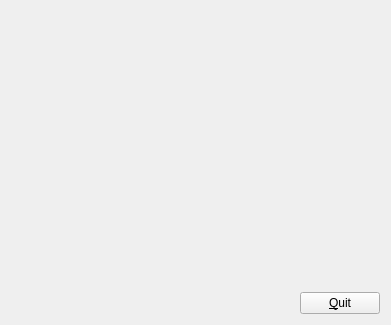
<?xml version="1.0" encoding="UTF-8"?>
<ui version="4.0">
 <class>MainWindow</class>
 <widget class="QMainWindow" name="MainWindow">
  <property name="geometry">
   <rect>
    <x>0</x>
    <y>0</y>
    <width>391</width>
    <height>325</height>
   </rect>
  </property>
  <property name="windowTitle">
   <string>MainWindow</string>
  </property>
  <widget class="QWidget" name="centralWidget">
   <layout class="QHBoxLayout" name="horizontalLayout">
    <item>
     <widget class="GLWidget" name="widget" native="true">
      <property name="sizePolicy">
       <sizepolicy hsizetype="Expanding" vsizetype="Preferred">
        <horstretch>0</horstretch>
        <verstretch>0</verstretch>
       </sizepolicy>
      </property>
     </widget>
    </item>
    <item>
     <layout class="QVBoxLayout" name="verticalLayout">
      <item>
       <spacer name="verticalSpacer">
        <property name="orientation">
         <enum>Qt::Vertical</enum>
        </property>
        <property name="sizeHint" stdset="0">
         <size>
          <width>20</width>
          <height>40</height>
         </size>
        </property>
       </spacer>
      </item>
      <item>
       <widget class="QPushButton" name="pushButton">
        <property name="text">
         <string>&amp;Quit</string>
        </property>
       </widget>
      </item>
     </layout>
    </item>
   </layout>
  </widget>
 </widget>
 <layoutdefault spacing="6" margin="11"/>
 <customwidgets>
  <customwidget>
   <class>GLWidget</class>
   <extends>QWidget</extends>
   <header>glwidget.h</header>
   <container>1</container>
  </customwidget>
 </customwidgets>
 <resources/>
 <connections>
  <connection>
   <sender>pushButton</sender>
   <signal>clicked()</signal>
   <receiver>MainWindow</receiver>
   <slot>close()</slot>
   <hints>
    <hint type="sourcelabel">
     <x>331</x>
     <y>299</y>
    </hint>
    <hint type="destinationlabel">
     <x>367</x>
     <y>217</y>
    </hint>
   </hints>
  </connection>
 </connections>
</ui>
